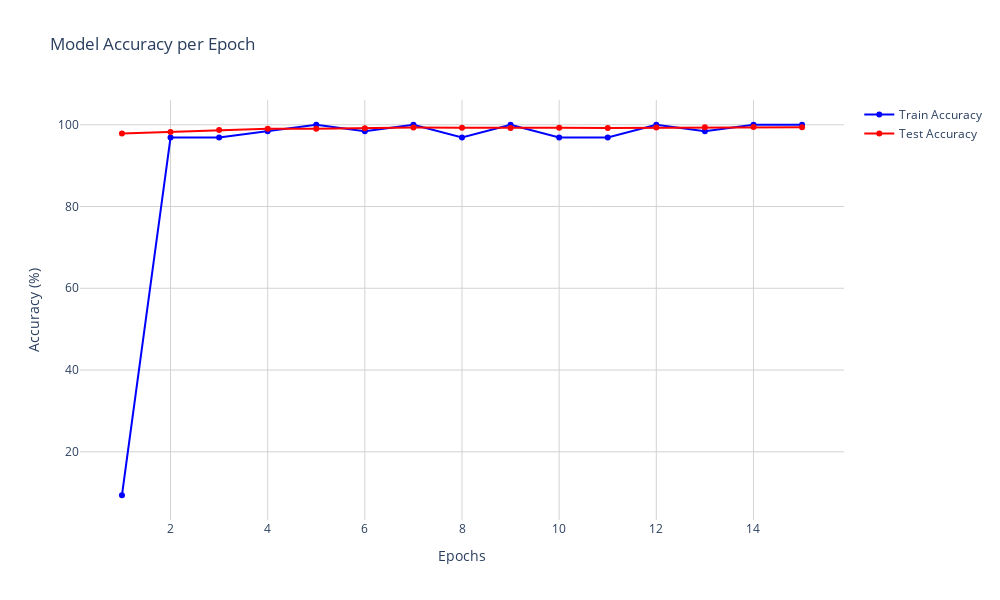

This figure's notebook cell:
### Markdown cell above
## Plots

### Code cell
import plotly.graph_objects as go
from plotly.subplots import make_subplots
# Calculate epoch-level training accuracy
rain_acc_epoch = []
for i in range(0, len(train_acc), len(train_loader)):
   train_acc_epoch.append(train_acc[i])
# Create figure
fig = go.Figure()
# Add traces for training and test accuracy
fig.add_trace(
   go.Scatter(
       x=list(range(1, params.num_epochs + 1)),
       y=train_acc_epoch,
       mode='lines+markers',
       name='Train Accuracy',
       line=dict(color='blue')
   )
)
fig.add_trace(
   go.Scatter(
       x=list(range(1, params.num_epochs + 1)),
       y=test_acc,
       mode='lines+markers',
       name='Test Accuracy',
       line=dict(color='red')
   )
)
# Update layout
fig.update_layout(
   title='Model Accuracy per Epoch',
   xaxis_title='Epochs',
   yaxis_title='Accuracy (%)',
   hovermode='x unified',
   template='plotly_white',
   width=1000,
   height=600
)
# Add grid
fig.update_xaxes(showgrid=True, gridwidth=1, gridcolor='LightGray')
fig.update_yaxes(showgrid=True, gridwidth=1, gridcolor='LightGray')
fig.show()

### Figure 1 — Plotly figure (JSON) as saved in the notebook; plotly's stock layout.template omitted (floating-point values rounded to 4 significant figures)
{"data": [{"line": {"color": "blue"}, "mode": "lines+markers", "name": "Train Accuracy", "type": "scatter", "x": [1, 2, 3, 4, 5, 6, 7, 8, 9, 10, 11, 12, 13, 14, 15], "y": [9.375, 96.88, 96.88, 98.44, 100, 98.44, 100, 96.88, 100, 96.88, 96.88, 100, 98.44, 100, 100, 9.375, 96.88, 96.88, 98.44, 100, 98.44, 100, 96.88, 100, 96.88, 96.88, 100, 98.44, 100, 100]}, {"line": {"color": "red"}, "mode": "lines+markers", "name": "Test Accuracy", "type": "scatter", "x": [1, 2, 3, 4, 5, 6, 7, 8, 9, 10, 11, 12, 13, 14, 15], "y": [97.85, 98.24, 98.74, 99.05, 99, 99.17, 99.33, 99.28, 99.2, 99.27, 99.23, 99.31, 99.39, 99.46, 99.38]}], "layout": {"height": 600, "hovermode": "x unified", "title": {"text": "Model Accuracy per Epoch"}, "width": 1000, "xaxis": {"gridcolor": "LightGray", "gridwidth": 1, "showgrid": true, "title": {"text": "Epochs"}}, "yaxis": {"gridcolor": "LightGray", "gridwidth": 1, "showgrid": true, "title": {"text": "Accuracy (%)"}}}}
